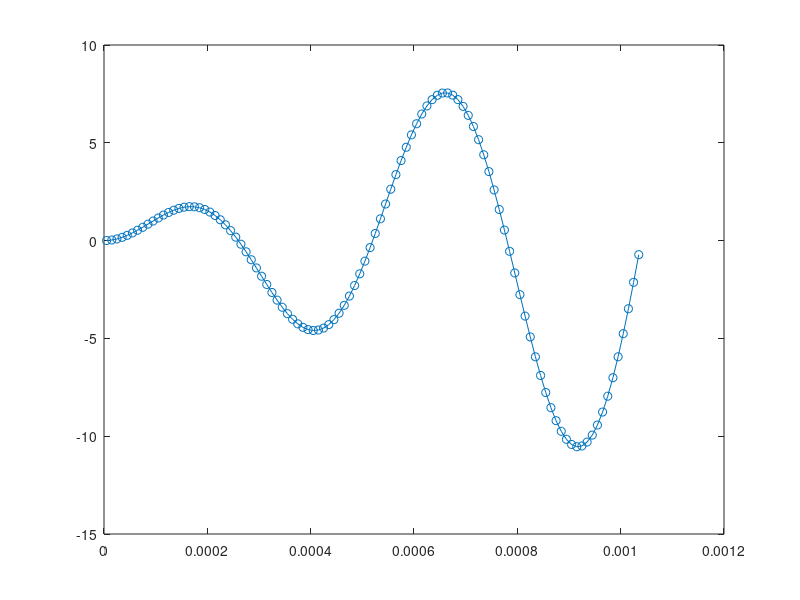

The MATLAB script that drew this image:
gamp = 12;                        % mT/m
raster = 10e-6;                   % gradient raster time, sec
n = 104;                          % gradient samples
ncyc = 2;                        % number of spiral turns
tt = raster/2:raster:n*raster;
dur = n*raster;
lam = n/ncyc;
wav = gamp*[(0.5:n)/n].*sin(2*pi*tt/raster/lam);
plot(tt,wav,'-o');
